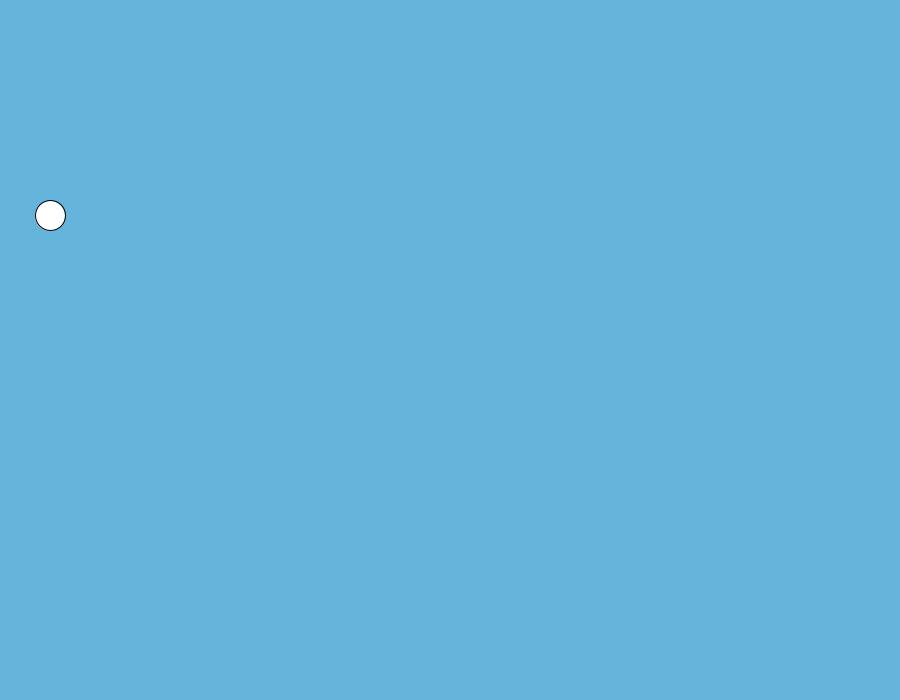
Frame 1 (no input)
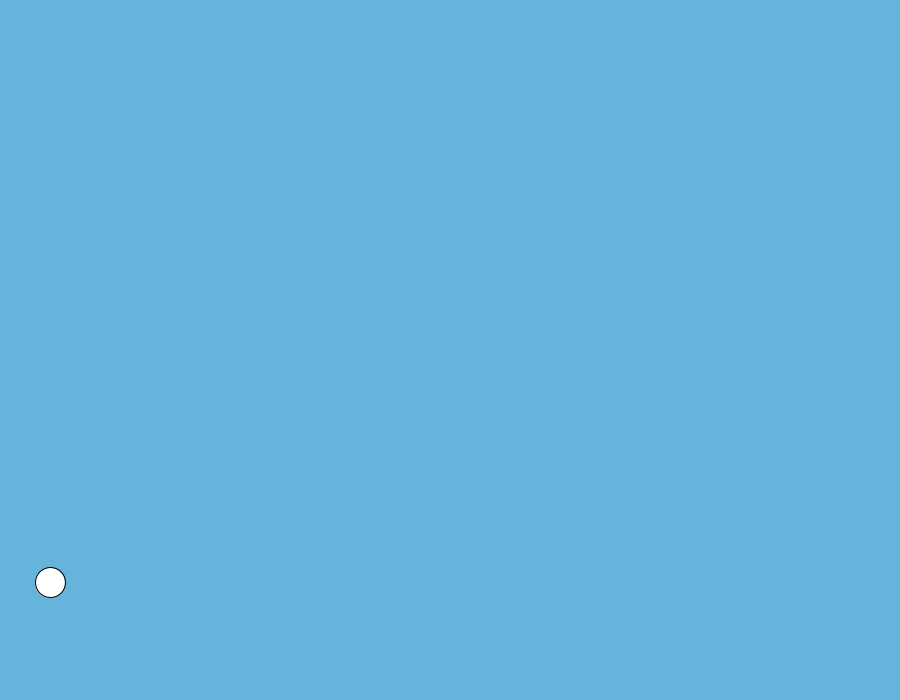
Frame 60 (the mouse pressed at the canvas centre just before this capture)
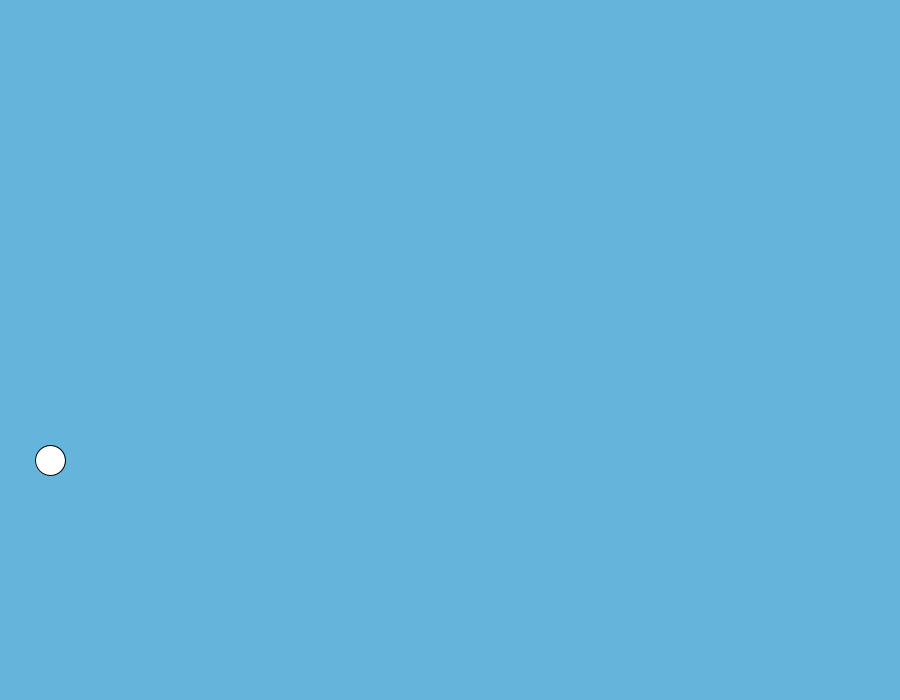
Frame 120 (the mouse held since frame 60 and released just before this capture)

The Processing sketch that drew these frames (run headless with seeded random() and noise(); from frame 60 on, the mouse is pressed at the canvas centre):

// Processing sketch: springv1
// ── springv1.pde
float acc=0;
float dx=0;
float massspeed=0;
float masspos=0;

float bla = 1;

void setup() {
  size(900, 700);
}



void draw() {
   background(100, 180, 220);

bla=bla * 0.995;

  dx= masspos-200;
   acc= (-1)*(dx)*(0.08);
   massspeed = massspeed + acc;
   masspos += massspeed* bla;
   
   ellipse(50,200+(masspos)/*bla*/ , 30, 30);
}
